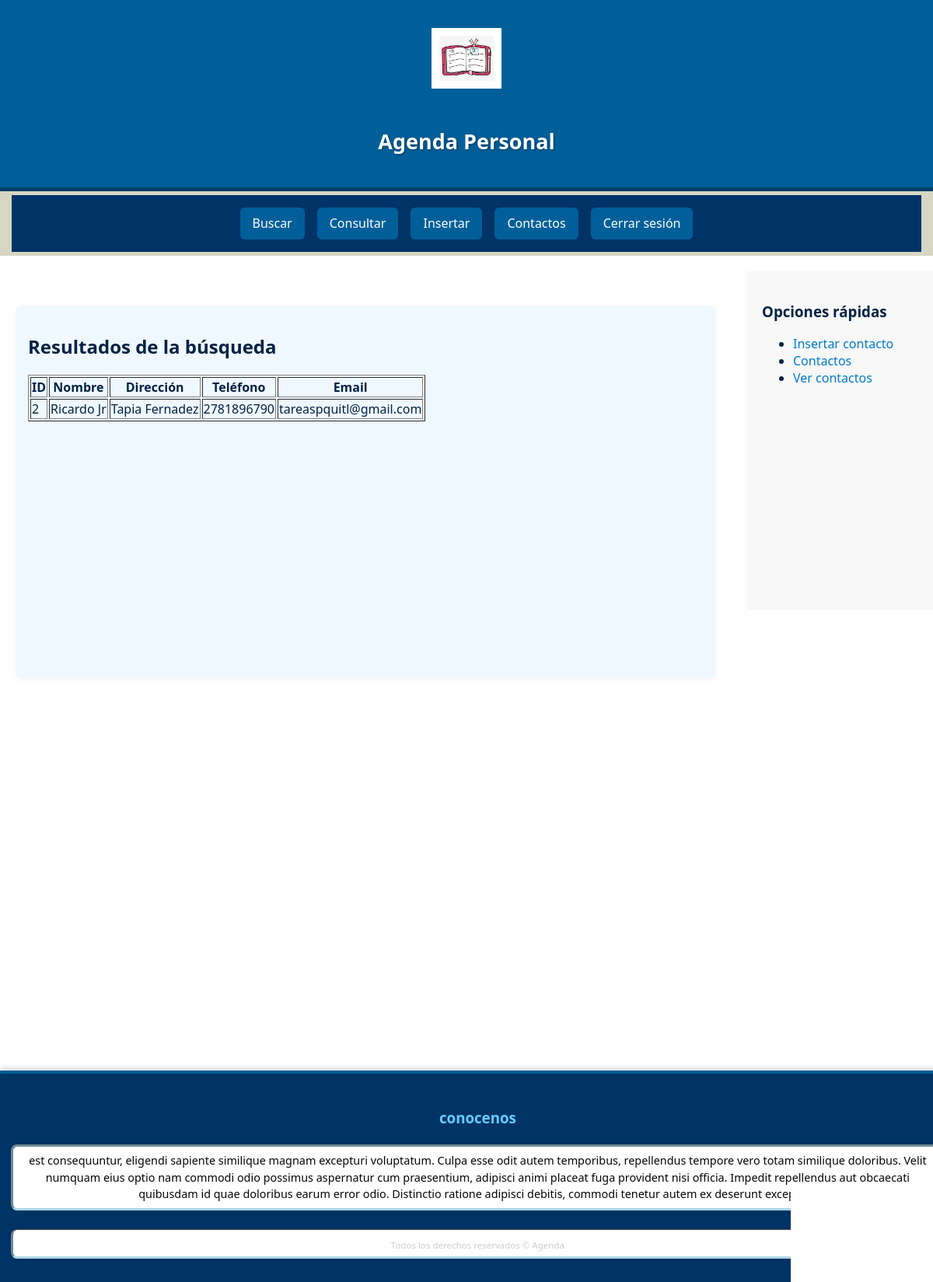
Page /resultados.php?Nombre=Ricardo Jr (signed in) on the committed database.
### tables this page shows
CREATE TABLE `contactos` (
  `id` int(11) NOT NULL,
  `nombre` varchar(40) NOT NULL,
  `direccion` varchar(40) NOT NULL,
  `telefono` varchar(40) NOT NULL,
  `email` varchar(40) NOT NULL,
  `id_usuario` int(11) NOT NULL
);

### resultados.php (the view, shortened to what this page needs)
<?php
include_once("menu.php");
?>
<section class="container1">
<?php
if (isset($_GET["Nombre"]) && !empty(trim($_GET["Nombre"]))) {
    $nombreBuscar = trim($_GET["Nombre"]);
    $oMysql = conectarDB();
    $Query = "SELECT * FROM contactos WHERE nombre = ?";
    $stmt = $oMysql->prepare($Query);
    $stmt->bind_param("s", $nombreBuscar);
    $stmt->execute();
    $Result = $stmt->get_result();
    echo "<h2>Resultados de la búsqueda</h2>";
    if ($Result->num_rows == 0) {
        echo "<p>No se encontró ningún contacto con ese nombre.</p>";
    } else {
        echo "<table class='tabla-contactos' border='1'>";
        echo "<thead><tr><th>ID</th><th>Nombre</th><th>Dirección</th><th>Teléfono</th><th>Email</th></tr></thead><tbody>";
        while ($row = $Result->fetch_assoc()) {
            echo "<tr>";
            echo "<td>" . htmlspecialchars($row["id"]) . "</td>";
            echo "<td>" . htmlspecialchars($row["nombre"]) . "</td>";
            echo "<td>" . htmlspecialchars($row["direccion"]) . "</td>";
            echo "<td>" . htmlspecialchars($row["telefono"]) . "</td>";
            echo "<td>" . htmlspecialchars($row["email"]) . "</td>";
            echo "</tr>";
        }
        echo "</tbody></table>";
    }
} else {
    echo "<p>Por favor, ingrese un nombre para buscar.</p>";
}
?>
</section>

### css/sty.css (style rules this page uses)
a:link { color: #007acc; text-decoration: none; transition: color 0.3s ease; }
img.logo { width:70px; height:70px; }
p { margin-bottom: 0.06em; padding: 0.5em; border: medium inset #add8e6; border-radius: 8px; background-color: #ffffff; box-shadow: 0 0 5px rgba(0, 0, 0, 0.05); }
body { font-family: 'Segoe UI', Verdana, Helvetica, Arial, "Times New Roman", sans-serif; color: #002244; background-image: url("ruta/a/tu/imagen.jpg"); background-size: cover; background-position: center; background-repeat: no-repeat; min-height: 100vh; margin: 0; padding: 0; }
img, video, canvas { max-width: 100%; display: block; }
header { padding: 1em; color: #ffffff; font-weight: bold; font-size: large; background-color: #005f99; text-align: center; text-transform: capitalize; text-shadow: 1px 1px 3px rgba(0, 0, 0, 0.4); border-bottom: 5px solid #003f66; display: flex; flex-direction: column; align-items: center; justify-content: center; }
img.logo { height: auto; margin-bottom: 0.5em; }
#titPral { display: inline; vertical-align: 90%; }
.contenedor { display: flex; flex-wrap: wrap; justify-content: space-between; align-items: flex-start; }
section { width: 75%; min-height: 30em; margin: 20px; padding: 1em; background-color: #f0f8ff; border-radius: 8px; box-shadow: 1px 1px 6px rgba(0, 0, 0, 0.05); text-transform: none; box-sizing: border-box; }
.sidebar, aside { width: 25%; padding: 10px; background-color: rgb(44, 119, 209); box-sizing: border-box; }
aside { float: right; height: 435px; margin: 20px -10px 20px 0; background: rgb(251, 251, 249); }
footer { clear: both; text-align: center; background: #ccc; width: 100%; background-color: #003366; color: #ffffff; padding: 2em 1em; font-size: 0.9em; border-top: 4px solid #005f99; box-shadow: 0 -2px 8px rgba(0, 0, 0, 0.2); margin-top: 440px; }
footer h2 { font-size: 1.3em; margin-bottom: 0.5em; color: #66ccff; }
footer .nosotros, footer .menu-navegacion { flex: 1 1 300px; }
footer p { margin-top: 1.5em; line-height: 1.5; color: #060606; }
footer .copyright { text-align: center; margin-top: 2em; font-size: 0.8em; color: #cccccc; border-top: 1px solid #444; padding-top: 1em; }
.sidebar { width: 250px; background-color: #f0f0f0; padding: 20px; }
.sidebar { width: 250px; padding: 20px; background-color: #f8f8f8; }

### rows in the picture
contactos: id "2", nombre "Ricardo Jr", direccion "Tapia Fernadez", telefono "2781896790", email "tareaspquitl@gmail.com"
